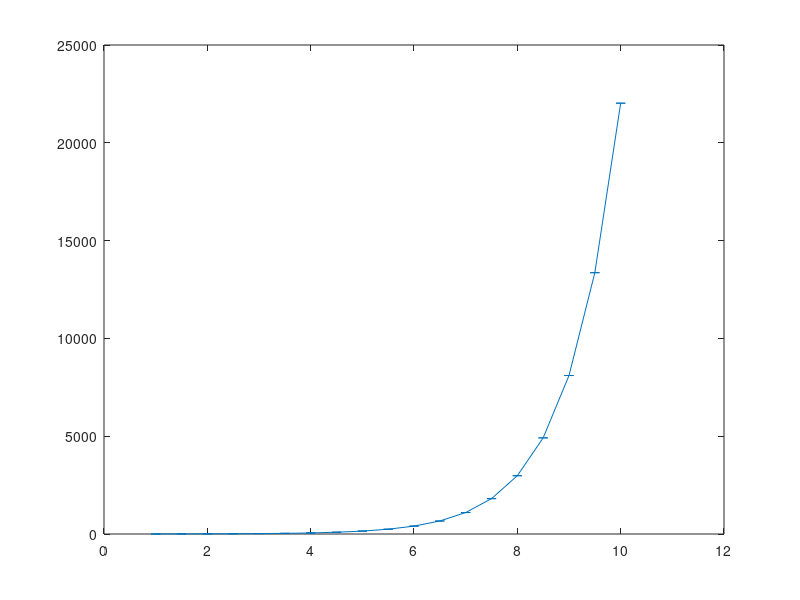
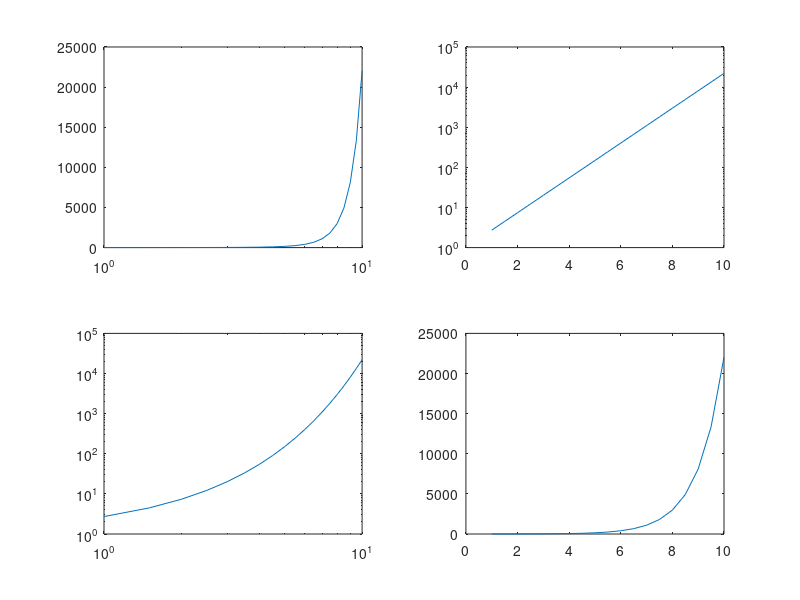

Write the MATLAB code that produced these figures, in order.
% Two-Dimensional Plots (Chapter 5)
clc; format compact; clear all;

% Input vectors must have the same length and orientation (horiz/vert)
x = 1:0.5:10;
y = sin(x)./x

% Basic functionality, with line specifiers and property values
%  (see colors and markers on p.122)
plot(x,y,'-om');

% Keep the graph window open, to overlay the following plots
hold on;

% Label the Plot
xlabel('X-Axis [x]');
ylabel('Y-axis [sin(x)/x]');
title('SuperNeat Graph');
text(1,1,'Far out.');

% plot multiple functions
z = cos(x)./x.^2;
plot(x,y,'-om',x,z,'-dc');
grid on;

% fplot - plot a function
bounds = [-6,12,-0.5,1.2];
fplot('sin(x)/x', bounds);

% Place Legend on graph
legend('sin(x)/x','cos(x)/x^2');
hold off;

% 5.5 Plots with logarithmic axes
x = 1:0.5:10;
y = exp(x);
semilogx(x,y);
semilogy(x,y);
loglog(x,y);

% 5.6 Error bars
errorbar(x,y,z);

% 5.10 Multiple plots on the same page
figure; %// Opens another plot window (e.g.,Figure 2)
subplot(2,2,1);
  semilogx(x,y);
subplot(2,2,2);
  semilogy(x,y);
subplot(2,2,3);
  loglog(x,y);
subplot(2,2,4);
  plot(x,y);


